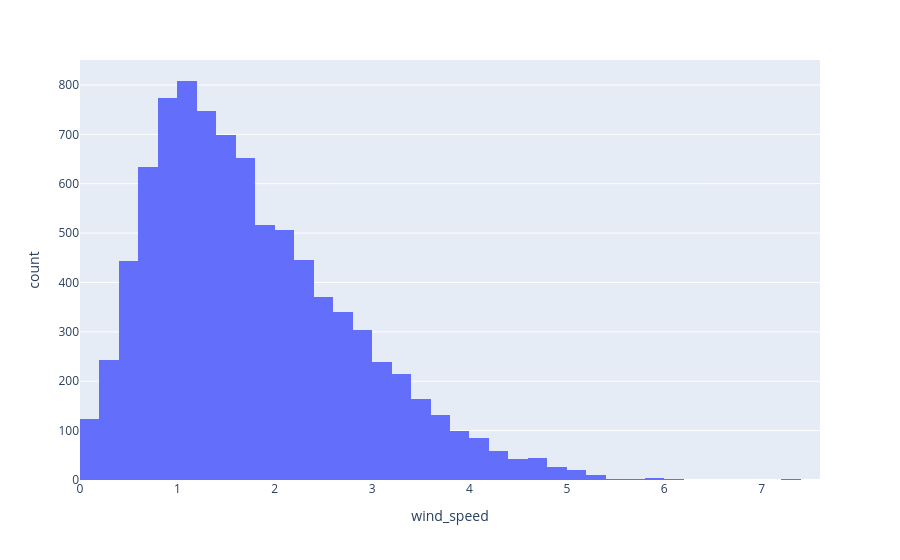

Notebook source saved alongside this figure:
### Code cell
fig_barchart = px.histogram(df, x="wind_speed", nbins=50)
fig_barchart.show()

### Figure 1 — Plotly figure (JSON) as saved in the notebook; plotly's stock layout.template omitted (floating-point values rounded to 4 significant figures; data arrays with more than 128 entries replaced by an {"elided": "..."} marker saying what was removed)
{"data": [{"bingroup": "x", "hovertemplate": "wind_speed=%{x}<br>count=%{y}<extra></extra>", "legendgroup": "", "marker": {"color": "#636efa", "pattern": {"shape": ""}}, "name": "", "nbinsx": 50, "orientation": "v", "showlegend": false, "type": "histogram", "x": {"elided": "8760 float values"}, "xaxis": "x", "yaxis": "y"}], "layout": {"barmode": "relative", "legend": {"tracegroupgap": 0}, "margin": {"t": 60}, "xaxis": {"anchor": "y", "domain": [0, 1], "title": {"text": "wind_speed"}}, "yaxis": {"anchor": "x", "domain": [0, 1], "title": {"text": "count"}}}}
